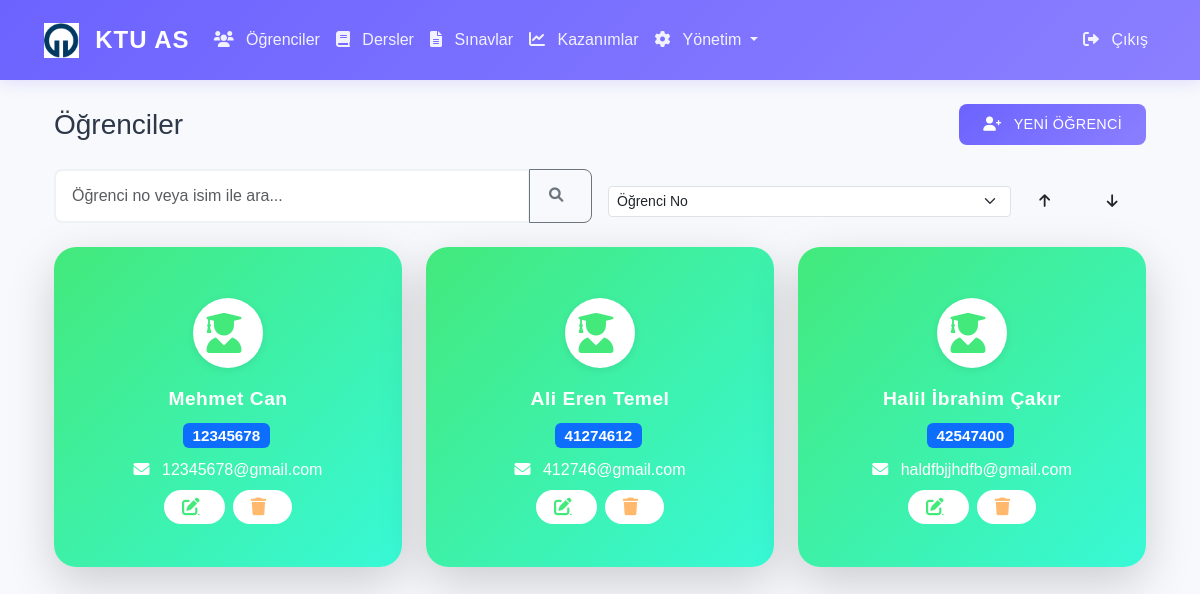
The app's page /students (signed in), older data.
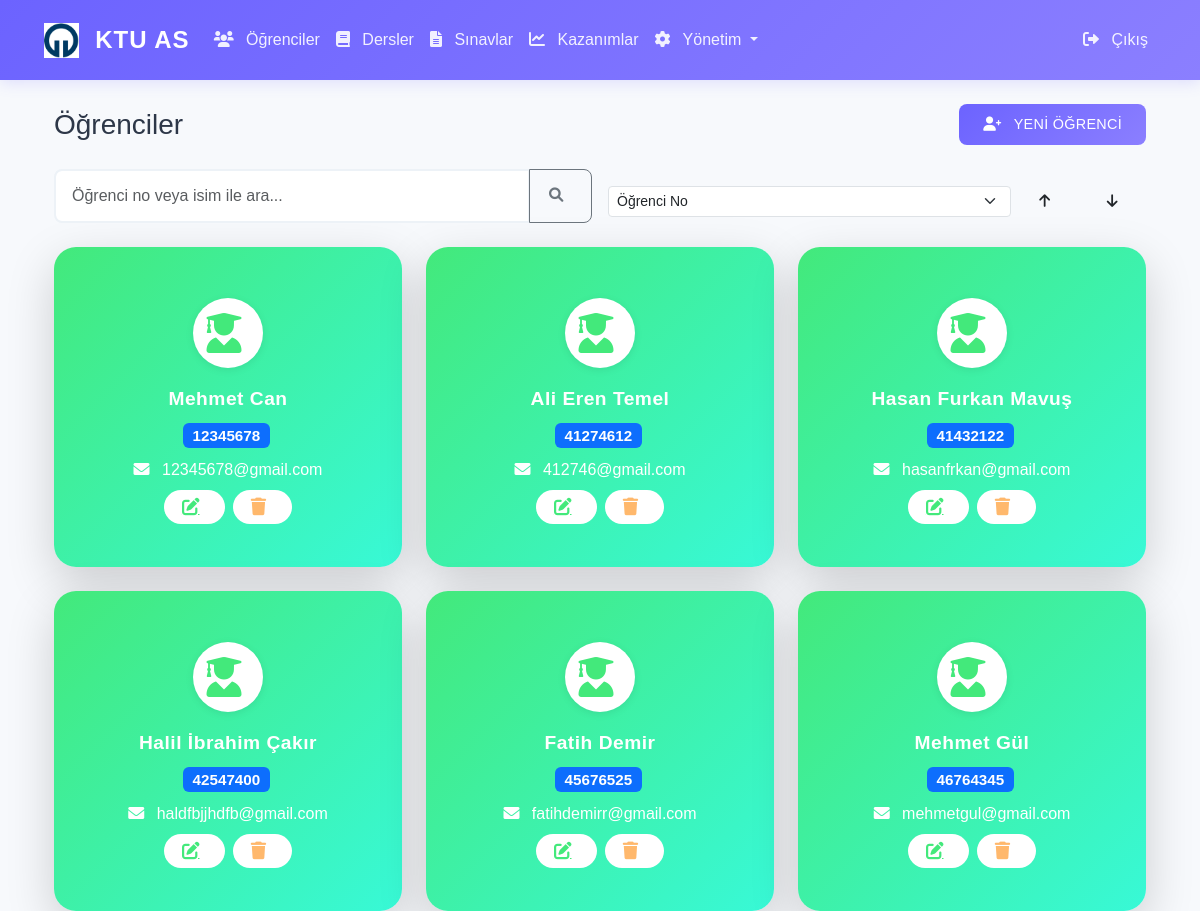
The same page, newer data.
### app/models/__init__.py (models this page shows, shortened)
class Student(db.Model):
    __tablename__ = 'students'
    id = db.Column(db.Integer, primary_key=True)
    student_number = db.Column(db.String(20), unique=True, nullable=False)
    first_name = db.Column(db.String(50), nullable=False)
    last_name = db.Column(db.String(50), nullable=False)
    email = db.Column(db.String(120), unique=True, nullable=False)
    phone = db.Column(db.String(20))
    created_at = db.Column(db.DateTime, default=datetime.utcnow)
    exam_scores = db.relationship('StudentExamScore', backref='student', lazy=True)

### app/routes/main.py (the view, shortened to what this page needs)
@bp.route('/students')
@login_required
def student_list():
    search = request.args.get('search', '')
    query = Student.query
    students = query.order_by(Student.student_number).all()
    return render_template('main/students.html', students=students)

### app/__init__.py (called while the page is built)
@login_manager.user_loader
def load_user(user_id):
    from app.models import User
    return User.query.get(int(user_id))

### app/templates/main/students.html (shortened to what this page needs)
{% extends "base.html" %}
{% block content %}
<div class="container-fluid">
    <div class="d-flex justify-content-between align-items-center mb-4">
        <h2 class="h3 mb-0">Öğrenciler</h2>
        {% if current_user.is_admin %}
        <a href="{{ url_for('admin.add_student') }}" class="btn btn-primary">
            <i class="fas fa-user-plus"></i> Yeni Öğrenci
        </a>
        {% endif %}
    </div>
    <div class="row mb-4 g-3 align-items-end">
        <div class="col-md-6">
            <div class="input-group">
                <input type="text" class="form-control" id="searchInput" placeholder="Öğrenci no veya isim ile ara...">
                <button class="btn btn-outline-secondary" type="button">
                    <i class="fas fa-search"></i>
                </button>
            </div>
        </div>
        <div class="col-md-6 d-flex align-items-center">
            <select id="sortKey" class="form-select form-select-sm sort-select-custom me-2">
                <option value="student_number">Öğrenci No</option>
            </select>
            <button id="sortAsc" class="btn btn-sort me-2" title="Artan Sırala"><i class="fas fa-arrow-up"></i></button>
            <button id="sortDesc" class="btn btn-sort" title="Azalan Sırala"><i class="fas fa-arrow-down"></i></button>
        </div>
    </div>
    <div class="row g-4" id="studentCards">
        {% for student in students %}
        <div class="col-md-4 student-card-col">
            <div class="modern-card gradient-green shadow-lg h-100 clickable-card" onclick="window.location='{{ url_for('main.student_detail', student_id=student.id) }}';">
                <div class="modern-card-body text-center">
                    <div class="modern-icon bg-white text-green mb-3">
                        <i class="fas fa-user-graduate"></i>
                    </div>
                    <div class="modern-title">{{ student.first_name }} {{ student.last_name }}</div>
                    <div class="modern-info mb-2">
                        <span class="badge bg-primary">{{ student.student_number }}</span>
                    </div>
                    <div class="modern-email mb-2">
                        <i class="fas fa-envelope"></i> {{ student.email }}
                    </div>
                    <div class="modern-actions d-flex justify-content-center gap-2">
                        {% if current_user.is_admin %}
                        <a href="{{ url_for('admin.edit_student', student_id=student.id) }}" class="modern-btn btn-green" title="Düzenle">
                            <i class="fas fa-edit"></i>
                        </a>
                        <button type="button" class="modern-btn btn-orange" title="Sil" onclick="deleteStudent({{ student.id }})">
                            <i class="fas fa-trash"></i>
                        </button>
                        {% endif %}
                    </div>
                </div>
            </div>
        </div>
        {% else %}
        <div class="col-12">
            <div class="alert alert-info text-center">Henüz öğrenci eklenmemiş.</div>
        </div>
        {% endfor %}
    </div>
</div>
{% endblock %}

### app/templates/base.html (shortened to what this page needs)
<!DOCTYPE html>
<html lang="tr">
<head>
    <link href="https://cdn.jsdelivr.net/npm/bootstrap@5.3.0/dist/css/bootstrap.min.css" rel="stylesheet">
    <link href="https://cdnjs.cloudflare.com/ajax/libs/font-awesome/6.0.0/css/all.min.css" rel="stylesheet">
    <link href="{{ url_for('static', filename='css/style.css') }}" rel="stylesheet">
</head>
<body>
    <nav class="navbar navbar-expand-lg navbar-dark">
        <div class="container-fluid">
            <a class="navbar-brand d-flex align-items-center gap-2" href="/">
                <img src="{{ url_for('static', filename='img/ktu-as-logo.png') }}" alt="KTU AS Logo" style="height: 2.2rem; width: auto; margin-right: 0.5rem;">
                <span style="font-weight: 700; font-size: 1.5rem; letter-spacing: 1px;">KTU AS</span>
            </a>
            <div class="collapse navbar-collapse" id="navbarNav">
                {% if current_user.is_authenticated %}
                <ul class="navbar-nav me-auto">
                    <li class="nav-item">
                        <a class="nav-link" href="{{ url_for('main.student_list') }}">
                            <i class="fas fa-users"></i> Öğrenciler
                        </a>
                    </li>
                    <li class="nav-item">
                        <a class="nav-link" href="{{ url_for('main.course_list') }}">
                            <i class="fas fa-book"></i> Dersler
                        </a>
                    </li>
                    <li class="nav-item">
                        <a class="nav-link" href="{{ url_for('main.exam_list') }}">
                            <i class="fas fa-file-alt"></i> Sınavlar
                        </a>
                    </li>
                    <li class="nav-item">
                        <a class="nav-link" href="{{ url_for('main.program_outcomes') }}">
                            <i class="fas fa-chart-line"></i> Kazanımlar
                        </a>
                    </li>
                    {% if current_user.is_admin %}
                    <li class="nav-item dropdown">
                        <a class="nav-link dropdown-toggle" href="#" role="button" data-bs-toggle="dropdown">
                            <i class="fas fa-cog"></i> Yönetim
                        </a>
                    </li>
                    {% endif %}
                </ul>
                <ul class="navbar-nav">
                    <li class="nav-item">
                        <a class="nav-link" href="{{ url_for('auth.logout') }}">
                            <i class="fas fa-sign-out-alt"></i> Çıkış
                        </a>
                    </li>
                </ul>
                {% endif %}
            </div>
        </div>
    </nav>
    <div class="container mt-4">
        {% block content %}{% endblock %}
    </div>
</body>
</html>

### app/static/css/style.css (style rules this page uses)
:root { --primary-color: #6C63FF; --secondary-color: #FF6584; --accent-color: #43E97B; --background-color: #F7F9FC; --text-color: #2D3748; --success-color: #43E97B; --warning-color: #FFB86C; --danger-color: #FF5555; --light-gray: #EDF2F7; --dark-gray: #4A5568; --gradient-primary: linear-gradient(135deg, #6C63FF 0%, #8B7FFF 100%); --gradient-success: linear-gradient(135deg, #43E97B 0%, #38F9D7 100%); --gradient-warning: linear-gradient(135deg, #FFB86C 0%, #FFA17F 100%); --gradient-danger: linear-gradient(135deg, #FF5555 0%, #FF8080 100%); }
body { font-family: 'Poppins', sans-serif; background-color: var(--background-color); color: var(--text-color); line-height: 1.6; }
.navbar { background: var(--gradient-primary); box-shadow: 0 2px 15px rgba(108, 99, 255, 0.2); padding: 1rem 2rem; }
.navbar-brand { color: white !important; font-weight: 600; font-size: 1.5rem; text-transform: uppercase; letter-spacing: 1px; }
.nav-link { color: rgba(255, 255, 255, 0.9) !important; font-weight: 500; transition: all 0.3s ease; padding: 0.5rem 1rem; border-radius: 5px; }
.btn { border-radius: 8px; padding: 0.6rem 1.2rem; font-weight: 500; letter-spacing: 0.3px; transition: all 0.3s ease; text-transform: uppercase; font-size: 0.9rem; }
.btn-primary { background: var(--gradient-primary); border: none; padding: 0.6rem 1.5rem; border-radius: 8px; font-weight: 500; transition: all 0.3s ease; }
.form-control { border: 2px solid var(--light-gray); border-radius: 8px; padding: 0.8rem 1rem; transition: all 0.3s ease; }
.fas { margin-right: 0.5rem; }

### app/templates/main/students.html (style rules this page uses)
.modern-card { border-radius: 22px; box-shadow: 0 8px 32px rgba(44,62,80,0.08); padding: 2.5rem 1.5rem 2rem 1.5rem; transition: transform 0.25s cubic-bezier(.4,2,.6,1), box-shadow 0.25s; border: none; min-height: 320px; display: flex; flex-direction: column; justify-content: center; background: linear-gradient(135deg, #43E97B 0%, #38F9D7 100%); }
.modern-icon { width: 70px; height: 70px; border-radius: 50%; display: flex; align-items: center; justify-content: center; font-size: 2.5rem; margin: 0 auto 1rem auto; box-shadow: 0 2px 8px rgba(0,0,0,0.08); }
.text-green { color: #43E97B !important; }
.modern-title { font-size: 1.2rem; font-weight: 600; color: #fff; margin-bottom: 0.5rem; letter-spacing: 0.5px; }
.modern-info .badge { font-size: 0.95rem; margin-right: 0.2rem; }
.modern-email { color: #fff; font-size: 1rem; margin-bottom: 0.5rem; }
.modern-actions .modern-btn { border-radius: 30px; font-weight: 600; padding: 0.5rem 1.1rem; font-size: 1.1rem; border: none; transition: background 0.2s, color 0.2s; display: inline-flex; align-items: center; justify-content: center; }
.btn-green { background: #fff; color: #43E97B; }
.btn-orange { background: #fff; color: #FFB86C; }
.clickable-card { cursor: pointer; }

Row changes from the older to the newer data that the page shows:
added Student: first_name "Hasan Furkan", last_name "Mavuş", student_number "41432122", email "hasanfrkan@gmail.com"
added Student: first_name "Fatih", last_name "Demir", student_number "45676525", email "fatihdemirr@gmail.com"
added Student: first_name "Mehmet", last_name "Gül", student_number "46764345", email "mehmetgul@gmail.com"
